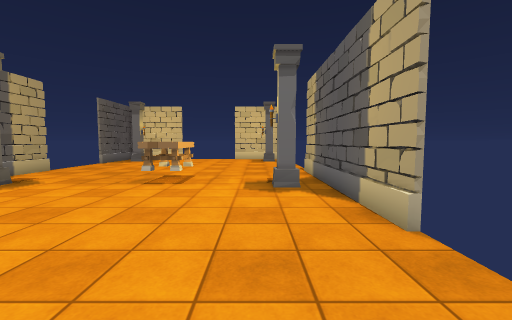
[1] (above)

14 first-person views from a walk through a 3-D level made in the Unity game engine. The camera is 1.3 m above the floor, tilts 4° down and sees 90° across. Doors are open. The floor is counted in squares, 1 m on a side. Each view is taken from the middle of a square. On the plan, view 1 faces up. The plan holds only what a view shows up to about 13 squares ahead; the rest is blank. The player is left out. Some animated figures are not drawn. Some surface patterns are stand-ins.

[2]
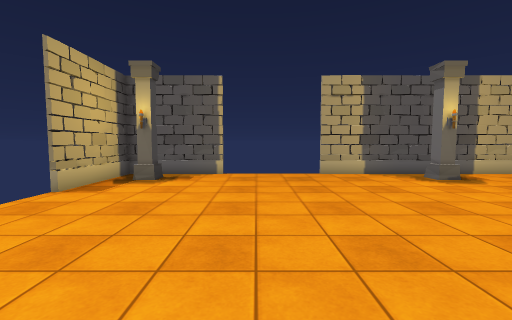

[3]
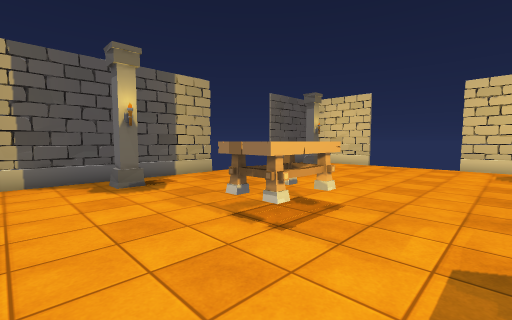

[4]
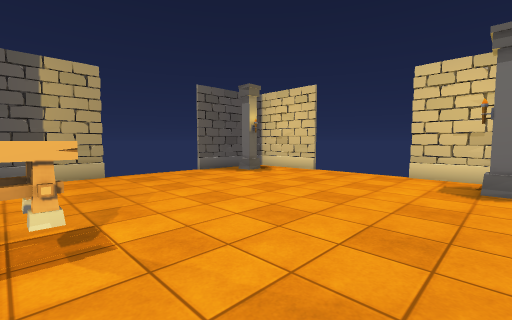

[5]
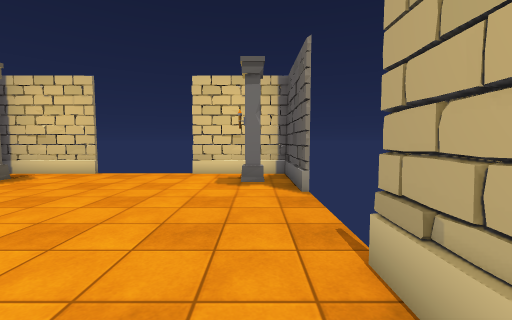

[6]
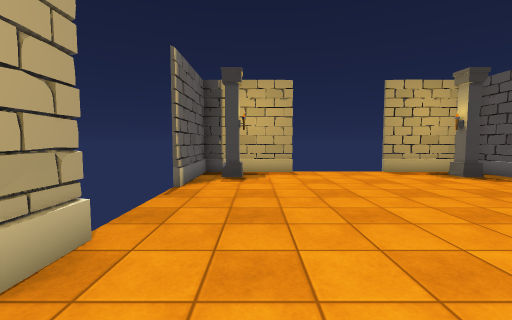

[7]
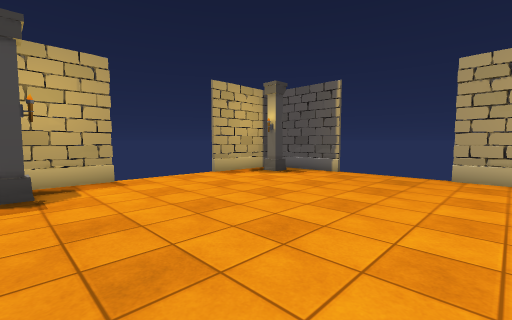

[8]
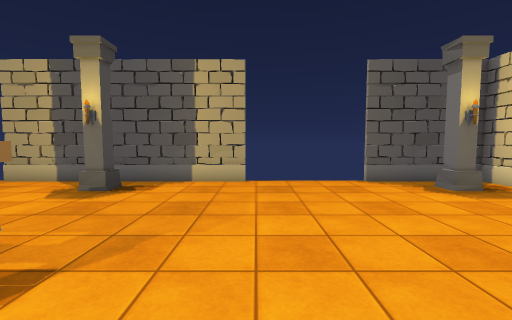

[9]
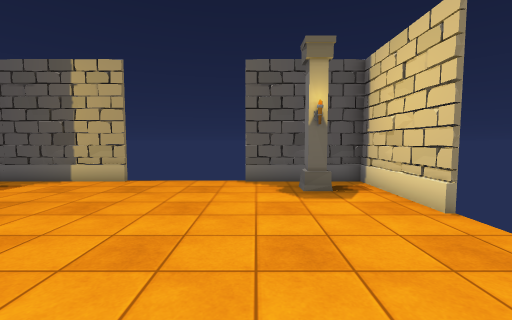

[10]
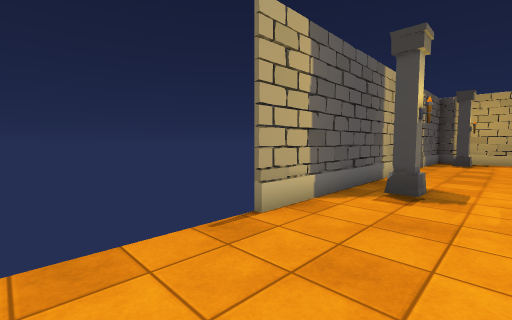

[11]
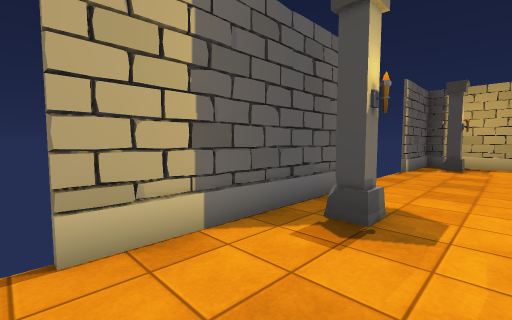

[12]
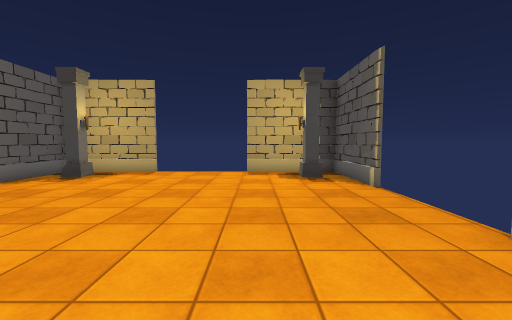

[13]
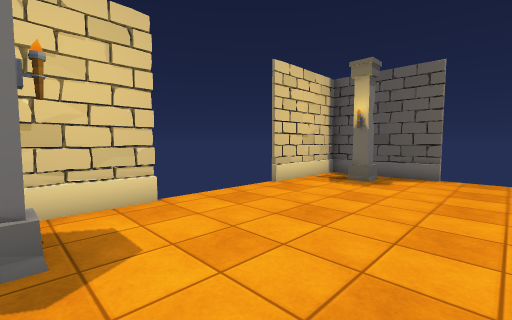

[14]
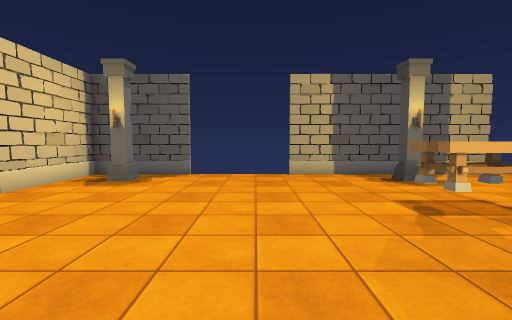

### Floor plan
Points are (right, up) in squares from view 1. A wall is a line through its corners. A room is listed if a view was taken in it or the views show most of it. See-through windows are left out.
Room 1 (views 1, 2, 3, 4, 5, 6, 7, 8, 9, 10, 11, 12, 13, 14)
walls: (-9.5, 11.8) (-9.5, 3.6); (2.3, 3.6) (2.3, 11.8); (2.3, 15.6) (2.3, 19.5) (-1.6, 19.5); (-9.5, -0.2) (-9.5, -4.2) (-5.5, -4.2); (-5.5, 19.5) (-9.5, 19.5) (-9.5, 15.6); (-1.6, -4.2) (2.3, -4.2) (2.3, -0.2); (-0.3, -4) (-0.1, -4.4)
ways out: open door at (-9.5, 1.5); open door at (-9.5, 13.5); open door at (-3.5, -4); open door at (-3.5, 19.5); open door at (2, 1.5); open door at (2, 13.5)
objects: column (-8, -3); column (-8, 8); column (-8, 18); table (-3, 8) to (-2, 9); column (1, -3); column (1, 8); column (1, 18)

Positions as (right, up) in squares from view 1, and headings:
1: (0, 0), facing up
2: (1, 1), facing left
3: (0, 5), facing up-left
4: (1, 9), facing up-left
5: (1, 9), facing up
6: (0, 7), facing down
7: (1, 5), facing down-left
8: (-1, 12), facing left
9: (-1, 16), facing left
10: (-1, 15), facing down-right
11: (-1, 12), facing down-right
12: (-6, 7), facing down
13: (-8, 14), facing up-right
14: (-8, 13), facing right
